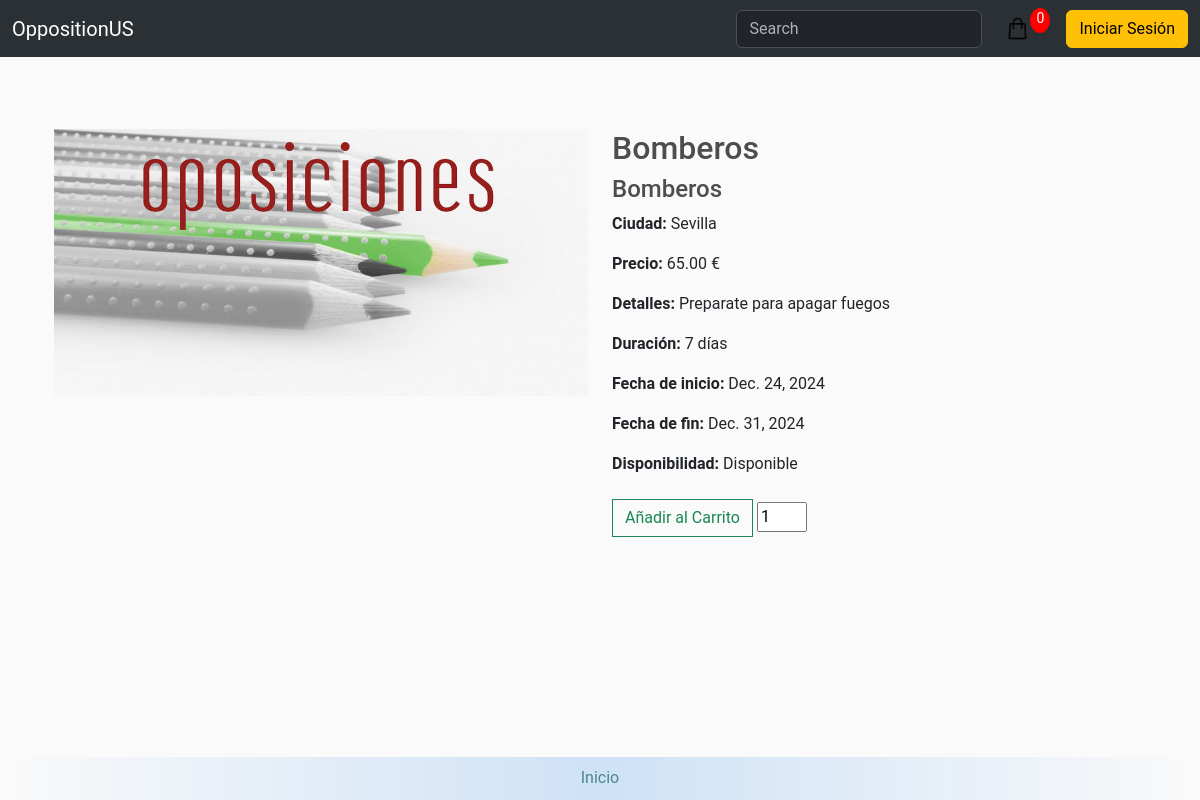
Page /course/2/ on the earlier database version.
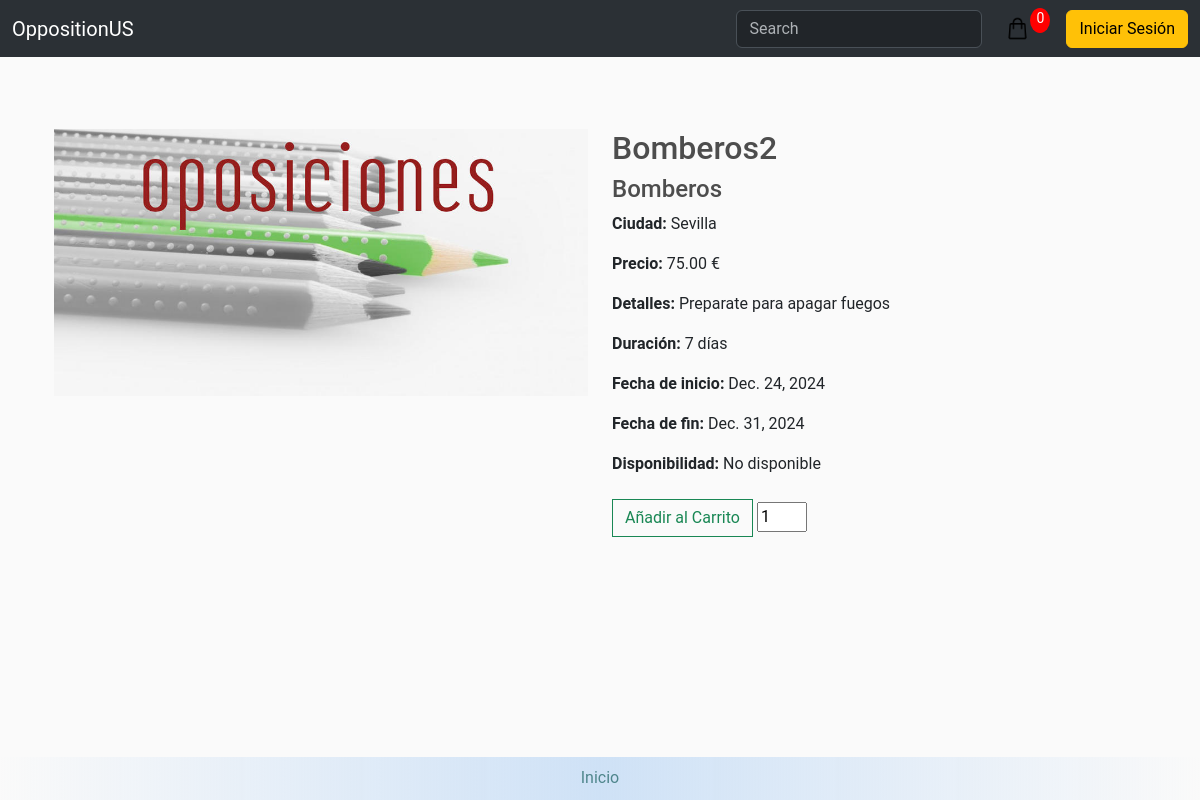
Same page on the later database version.
### store/models.py (models this page shows, shortened)
class Course(models.Model):
    name = models.CharField(max_length=200, null=False, blank=False)
    image = models.ImageField(upload_to='courses')
    price = models.DecimalField(max_digits=7, decimal_places=2, null=False, blank=False, validators=[MinValueValidator(0)])
    details = models.CharField(max_length=200, null=True, blank=True)
    city = models.CharField(max_length=200, null=False, blank=False)
    course_type = models.ForeignKey(CourseType, null=True, on_delete=models.SET_NULL)
    capacity = models.DecimalField(max_digits=7, decimal_places=2, null=False, blank=False, validators=[MinValueValidator(0)])
    is_available = models.BooleanField(default=True)
    start_date = models.DateField(null=False, blank=False)
    end_date = models.DateField(null=False, blank=False)
    class Meta:
        verbose_name = 'Course'
        verbose_name_plural = 'Courses'
        ordering = ['name']

class CourseType(models.Model):
    name = models.CharField(max_length=50, unique=True, null=False, blank=False)
    class Meta:
        verbose_name = 'Course type'
        verbose_name_plural = 'Course types'
        ordering = ['name']

### store/views.py (the view)
# urls.py: path('course/<int:course_id>/', views.courseDetails, name='details'),
def courseDetails(request, course_id):
    cart = cartData(request)
    course = get_object_or_404(Course, pk=course_id)
    duration = (course.end_date - course.start_date).days
    is_available = course.is_available
    return render(
        request,
        'store/course.html',
        {
            'course': course,
            'cartItems': cart['cartItems'],
            'duration': duration,
            'is_available': is_available,
        }
    )

### store/utils.py (called while the page is built, shortened)
def cookieCart(request):
    try:
        cart = json.loads(request.COOKIES['cart'])
    except:
        cart = {}
    items = []
    order = {'get_cart_total': 0, 'get_cart_items': 0}
    cartItems = order['get_cart_items']
    return {'cartItems': cartItems, 'order': order, 'items': items}

def cartData(request):
    if request.user.is_authenticated:
        customer = request.user.customer
        order, created = Order.objects.get_or_create(customer = customer, status=Status.objects.get(name='No realizado'))
        cartItems = order.get_cart_items
        items = order.orderitem_set.all()
    else:
        cookieData = cookieCart(request)
        cartItems = cookieData['cartItems']
        order = cookieData['order']
        items = cookieData['items']
    return {'cartItems': cartItems, 'order': order, 'items': items}

### store/templates/store/course.html (shortened to what this page needs)
{% extends 'store/main.html' %}
{% load static %}
{% block content %}
<div class="container mt-5">
    <div class="row">
        <div class="col-md-6">
            {% if course.image %}
                <img class="img-fluid" src="{{ course.image.url }}" alt="{{ course.name }}">
            {% else %}
                <img class="img-fluid" src="{% static 'course/Default.jpg.png' %}" alt="{{ course.name }}">
            {% endif %}
        </div>
        <div class="col-md-6">
            <h2>{{ course.name }}</h2>
            <h4>{{ course.course_type.name }}</h4>
            <p><strong>Ciudad:</strong> {{ course.city }}</p>
            <p><strong>Precio:</strong> {{ course.price|floatformat:2 }} €</p>
            <p><strong>Detalles:</strong> {{ course.details }}</p>
            <p><strong>Duración:</strong> {{ duration }} días</p>
            <p><strong>Fecha de inicio:</strong> {{ course.start_date }}</p>
            <p><strong>Fecha de fin:</strong> {{ course.end_date }}</p>
            <p><strong>Disponibilidad:</strong> {{ is_available|yesno:"Disponible,No disponible" }}</p>
            <div style="flex-direction: column;">
                <button data-course="{{course.id}}" data-action="add" data-quantity="1" class="btn btn-outline-success add-btn update-cart">Añadir al Carrito</button>
                <input id="quantity-input" type="number" value="1" min="1" style="width: 50px; margin-top: 10px">
            </div>
        </div>
    </div>
</div>
{% endblock %}

Differences in the rows shown:
changed Course "Sevilla": name "Bomberos" → "Bomberos2"; price "65.00" → "75.00"
Other differences:
{{ is_available|yesno:"Disponible,No disponible" }}: "Disponible" → "No disponible"
